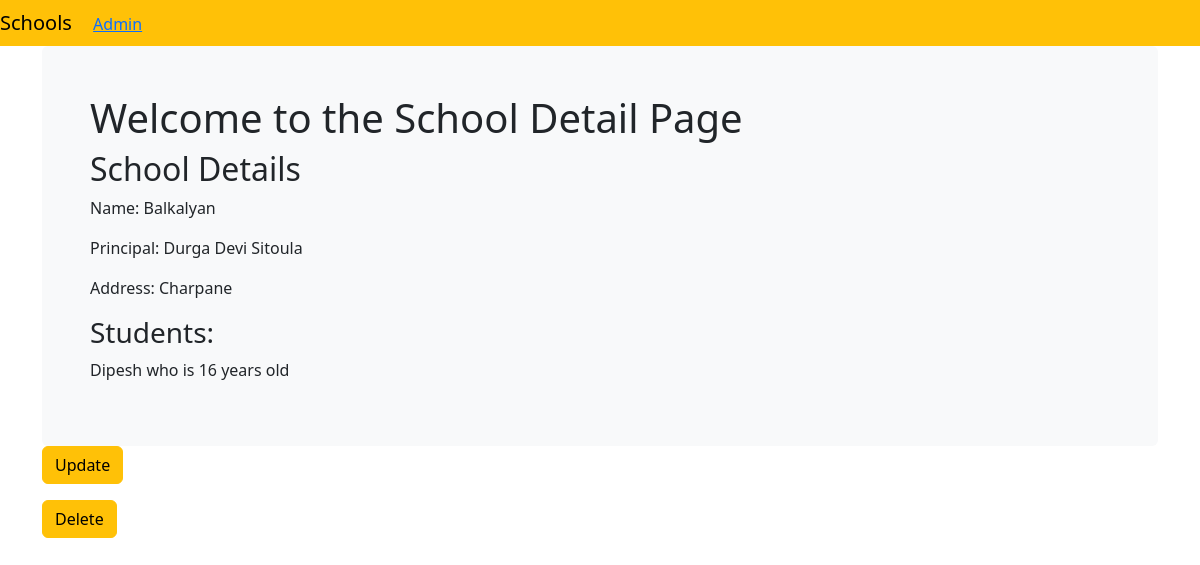
/basic_app/1/, run on an earlier commit of the app's database.
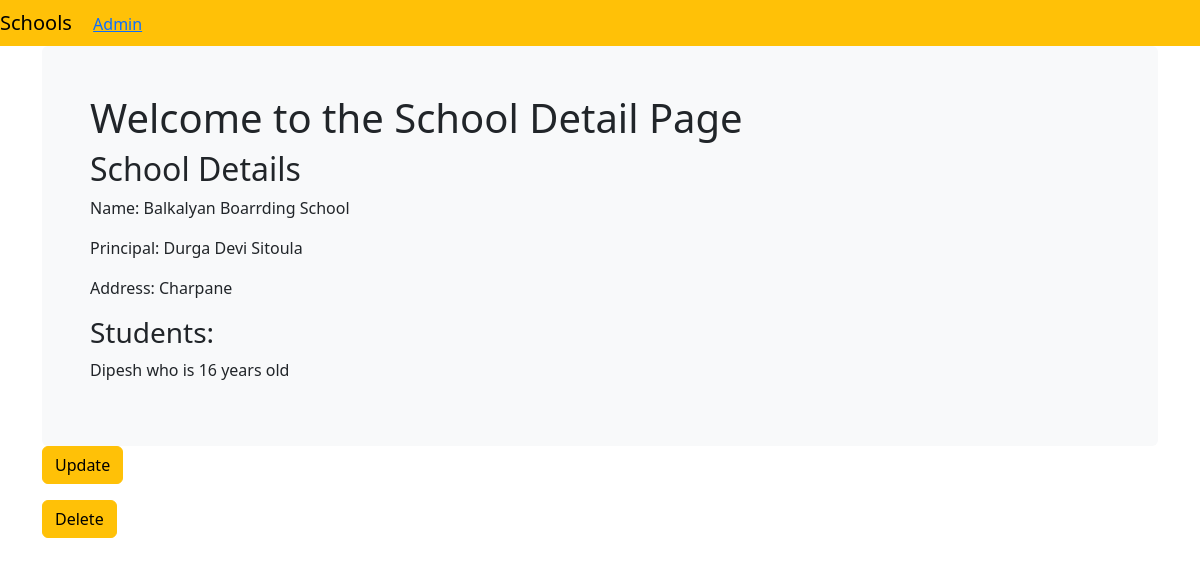
And on a later commit of the database.
### basic_app/models.py (models this page shows, shortened)
class School(models.Model):
    name = models.CharField(max_length=256)
    principal = models.CharField(max_length=256)
    location = models.CharField(max_length=256)

### basic_app/views.py (the view)
# urls.py: path('<int:pk>/', views.SchoolDetailView.as_view(), name='detail'),
class SchoolDetailView(DetailView):
    context_object_name = 'school_detail'
    model = models.School
    template_name = 'basic_app/school_detail.html'

### basic_app/templates/basic_app/school_detail.html (shortened to what this page needs)
{% extends "basic_app/basic_app_base.html" %} {% block body_block %}
<div class="bg-light p-5 rounded">
  <h1 class="text-emphasis">Welcome to the School Detail Page</h1>
  <h2>School Details</h2>
  <p>Name: {{school_detail.name}}</p>
  <p>Principal: {{school_detail.principal}}</p>
  <p>Address: {{school_detail.location}}</p>
  <h3>Students:</h3>
  {% for student in school_detail.students.all %}
  <p>{{student.name}} who is {{student.age}} years old</p>
  {% endfor %}
</div>
<p>
  <a
    class="btn btn-warning"
    href="{% url 'basic_app:update' pk=school_detail.pk%}"
    >Update</a
  >
</p>
<p>
  <a
    class="btn btn-warning"
    href="{% url 'basic_app:delete' pk=school_detail.pk%}"
    >Delete</a
  >
</p>
{% endblock %}

What changed in the data, as far as the page shows it:
changed School "Durga Devi Sitoula": name "Balkalyan" → "Balkalyan Boarrding School"
